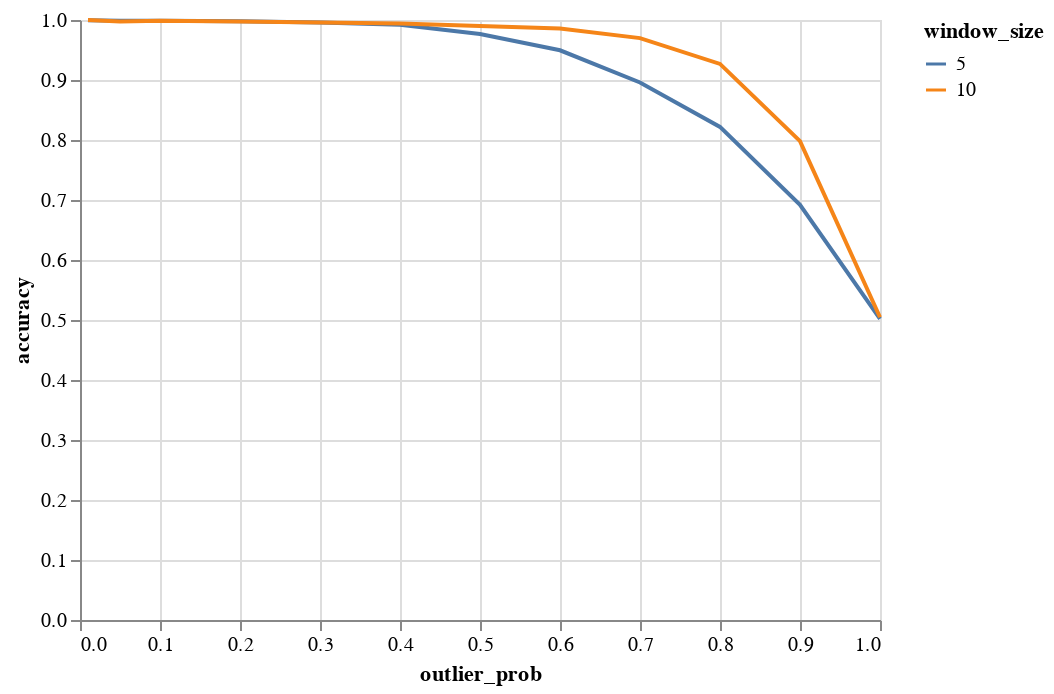

Notebook source saved alongside this figure:
### Code cell
alt.Chart(df_cnn).mark_line().encode(x='outlier_prob', y='accuracy', color='window_size:N')

### Figure 1 — Vega-Lite specification as saved in the notebook (floating-point values rounded to 4 significant figures)
{"config": {"view": {"continuousWidth": 400, "continuousHeight": 300}}, "data": {"name": "data-ce073bfce9bae9ff1fccc4d1fbec4390"}, "mark": "line", "encoding": {"color": {"type": "nominal", "field": "window_size"}, "x": {"type": "quantitative", "field": "outlier_prob"}, "y": {"type": "quantitative", "field": "accuracy"}}, "$schema": "https://vega.github.io/schema/vega-lite/v4.8.1.json", "datasets": {"data-ce073bfce9bae9ff1fccc4d1fbec4390": [{"outlier_prob": 0.01, "accuracy": 0.9997, "window_size": 5}, {"outlier_prob": 0.05, "accuracy": 0.9987, "window_size": 5}, {"outlier_prob": 0.1, "accuracy": 0.9989, "window_size": 5}, {"outlier_prob": 0.2, "accuracy": 0.9977, "window_size": 5}, {"outlier_prob": 0.3, "accuracy": 0.9958, "window_size": 5}, {"outlier_prob": 0.4, "accuracy": 0.9919, "window_size": 5}, {"outlier_prob": 0.5, "accuracy": 0.9766, "window_size": 5}, {"outlier_prob": 0.6, "accuracy": 0.9495, "window_size": 5}, {"outlier_prob": 0.7, "accuracy": 0.8959, "window_size": 5}, {"outlier_prob": 0.8, "accuracy": 0.8218, "window_size": 5}, {"outlier_prob": 0.9, "accuracy": 0.692, "window_size": 5}, {"outlier_prob": 1.0, "accuracy": 0.502, "window_size": 5}, {"outlier_prob": 0.01, "accuracy": 0.9999, "window_size": 10}, {"outlier_prob": 0.05, "accuracy": 0.9974, "window_size": 10}, {"outlier_prob": 0.1, "accuracy": 0.9989, "window_size": 10}, {"outlier_prob": 0.2, "accuracy": 0.9976, "window_size": 10}, {"outlier_prob": 0.3, "accuracy": 0.9959, "window_size": 10}, {"outlier_prob": 0.4, "accuracy": 0.9943, "window_size": 10}, {"outlier_prob": 0.5, "accuracy": 0.9901, "window_size": 10}, {"outlier_prob": 0.6, "accuracy": 0.9858, "window_size": 10}, {"outlier_prob": 0.7, "accuracy": 0.9698, "window_size": 10}, {"outlier_prob": 0.8, "accuracy": 0.9268, "window_size": 10}, {"outlier_prob": 0.9, "accuracy": 0.7981, "window_size": 10}, {"outlier_prob": 1.0, "accuracy": 0.5045, "window_size": 10}]}}
